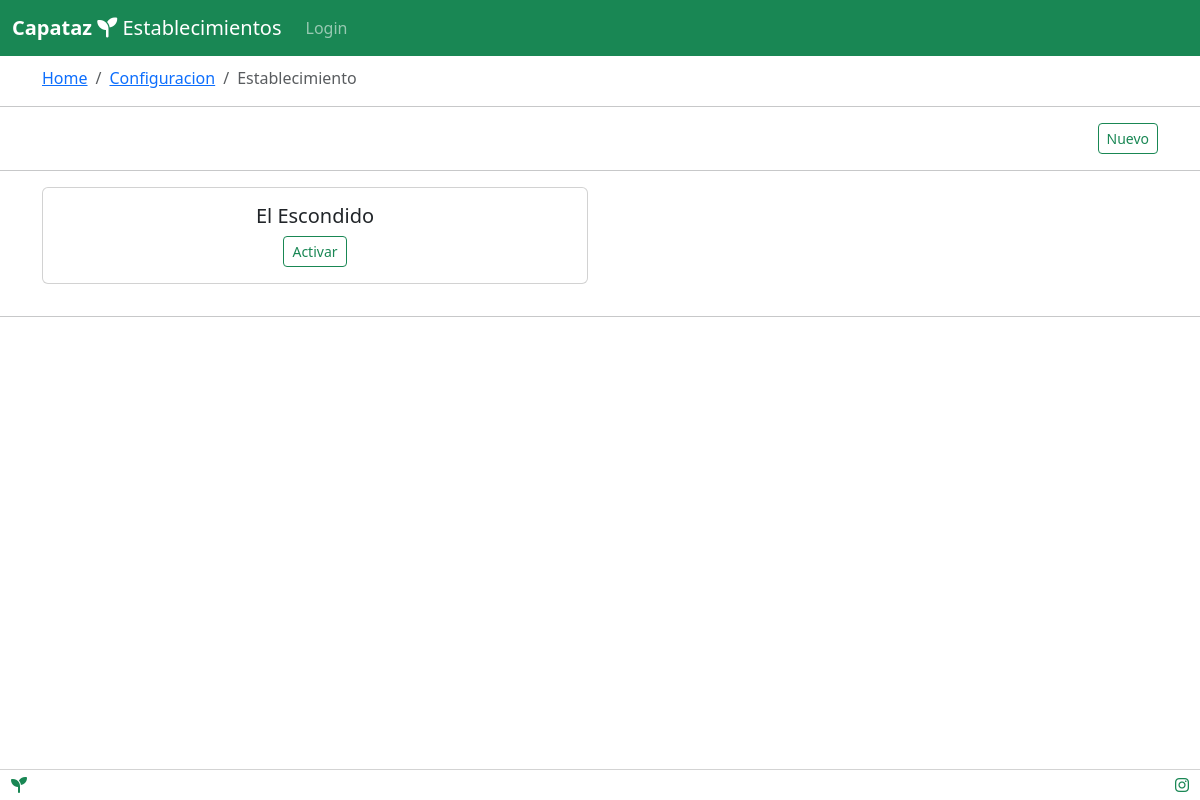
Before: /configuracion/establecimiento with the older database file.
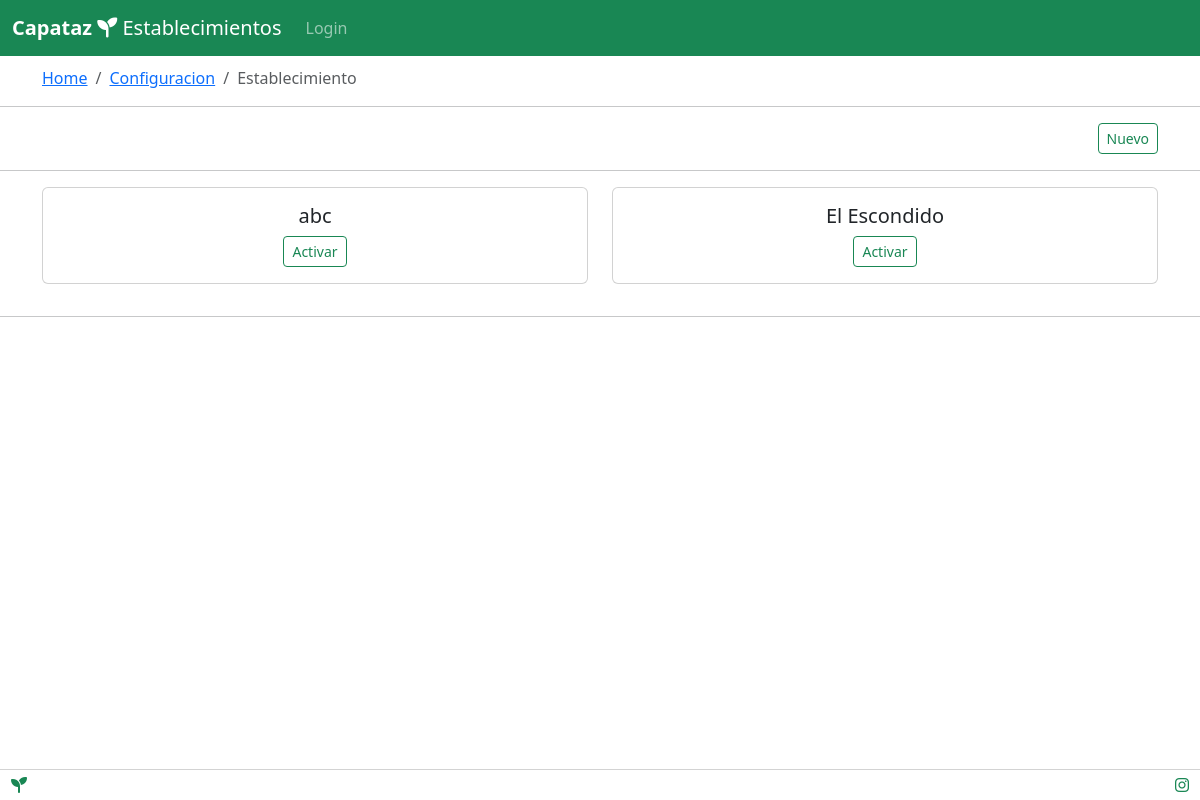
After: the same page with the newer database file.
### tables this page shows
CREATE TABLE establishment (
	id INTEGER NOT NULL, 
	name VARCHAR(150) NOT NULL, 
	status VARCHAR(50) NOT NULL, 
	"lastUpdateDate" DATETIME NOT NULL, 
	"creationDate" DATETIME NOT NULL, 
	PRIMARY KEY (id)
);

### api/index.py (the view, shortened to what this page needs)
@login_is_required
@app.route('/configuracion/establecimiento', methods=['GET', 'POST'])
def establecimiento():
    res = cur.execute("SELECT * FROM establishment ORDER BY id DESC")
    results = res.fetchall()
    params = {
        'establecimiento': results
    }
    return render_template('establecimiento.html', title='Establecimientos', params=params)

### api/index.py (called while the page is built)
def dict_factory(cursor, row):
    d = {}
    for idx, col in enumerate(cursor.description):
        d[col[0]] = row[idx]
    return d

### api/templates/establecimiento.html (shortened to what this page needs)
{% extends "layout.html" %}
{% block content %}
<div class="container mb-3">
    <nav aria-label="breadcrumb">
        <ol class="breadcrumb">
            <li class="breadcrumb-item"><a href="/">Home</a></li>
            <li class="breadcrumb-item"><a
                    href="/configuracion">Configuracion</a></li>
            <li class="breadcrumb-item active"
                aria-current="page">Establecimiento</li>
        </ol>
    </nav>
</div>
<hr>
<div class="container mx-auto">
    <div class="d-grid gap-2 d-md-flex justify-content-md-end">
        <button class="btn btn-outline-success btn-sm" type="button"
            data-bs-toggle="modal" data-bs-target="#newModal">Nuevo</button>
    </div>
</div>
<hr>
<div class="container">
    <div class="row">
        {% for e in params.establecimiento %}
        <div class="col-sm-6 mb-3">
            <div class="card text-center">
                <div class="card-body">
                    <h5 class="card-title">{{e.name}}</h5>
                    {% if e.status == 'active' %}
                    <button class="btn btn-outline-primary btn-sm" type="button"
                        data-bs-toggle="modal" data-bs-target="#updateModal"
                        onclick='update({{e|tojson|safe}})'>Editar</button>
                    <button class="btn btn-outline-danger btn-sm" type="button"
                        data-bs-toggle="modal" data-bs-target="#deactivateModal"
                        onclick='deactivate({{e|tojson|safe}})'>Desactivar</button>
                    {% else %}
                    <button class="btn btn-outline-success btn-sm" type="button"
                        data-bs-toggle="modal" data-bs-target="#activateModal"
                        onclick='activate({{e|tojson|safe}})'>Activar</button>
                    {% endif %}
                </div>
            </div>
        </div>
        {% endfor %}
    </div>
</div>
<hr>
{% endblock %}

Changed rows visible on the page:
added establishment: name "abc"
